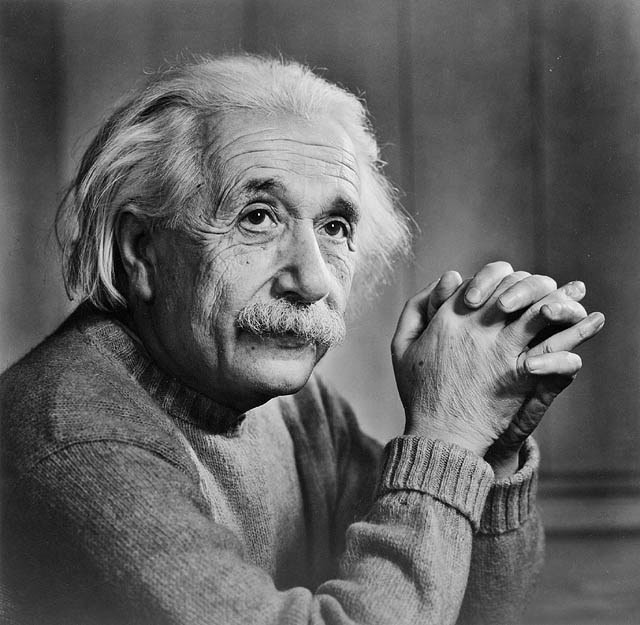
#> input picture Filtros espaciais/einstein.jpg, 640 x 625 px, found by its file name
$ python log.py   (older library calls are emulated)
#> lines starting #> are read from the running program, lines starting #| are printed output that depends on the picture
import cv2
import numpy as np
#import matplotlib.pyplot as plt

img = cv2.imread('einstein.jpg',0)
#> img is the input picture: shape (625, 640); min 0, max 255, mean 97.9
#img = cv2.cvtColor(img, cv2.COLOR_BGR2GRAY)
c = 255 / (np.log(1 + np.max(img)))
#> c = 45.99
img_log = c * np.log(1+ img)
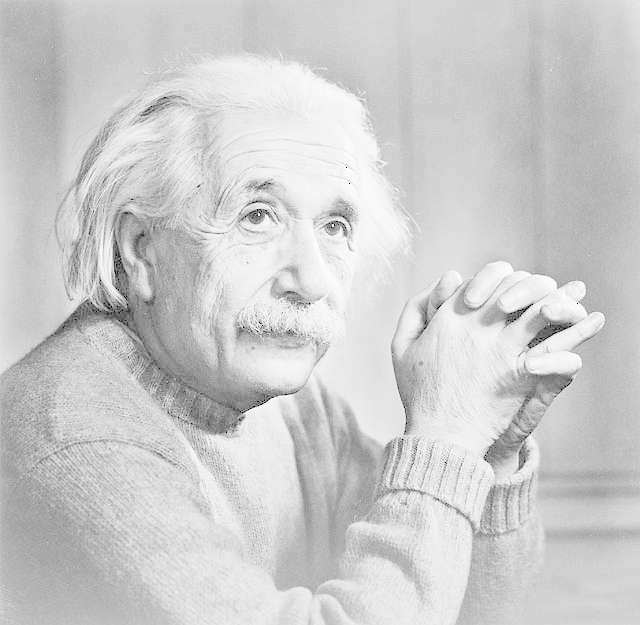
#> img_log: shape (625, 640) float16; 0% of the values are NaN or infinite; the others: min 0, max 255, mean 205.1; drawn with min black, max white, NaN and infinite black
#normalize_image = cv2.normalize(img0, None, 0, 255, cv2.NORM_MINMAX, dtype = cv2.CV_8U)
img_log = np.array(img_log, dtype = np.uint8)

#mg3 = cv2.threshold(normalize_image, 55, 255, cv2.THRESH_BINARY)
#cv2.imwrite('log_transformed', img_log)

cv2.imshow('log', img_log)

cv2.waitKey(0)
